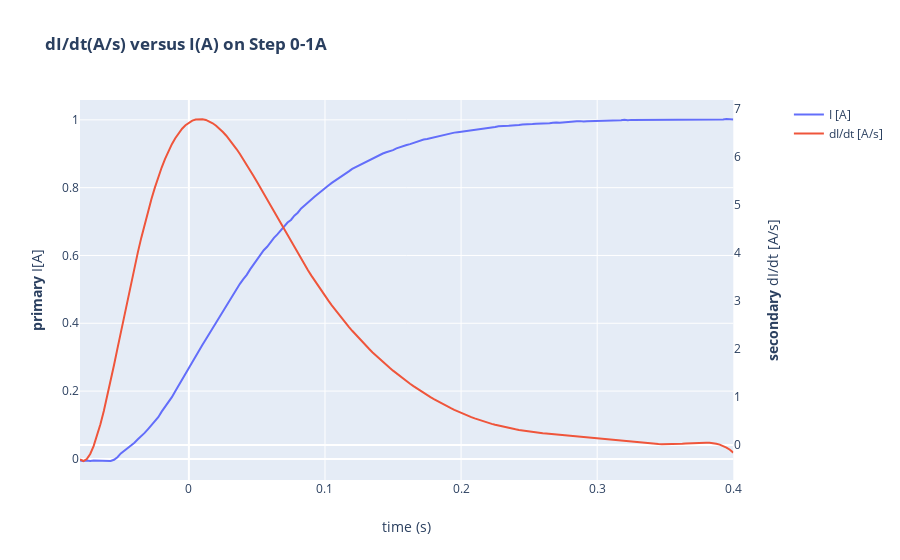

Notebook code for this chart:
### Code cell
from plotly.subplots import make_subplots

# Create figure with secondary y-axis
fig = make_subplots(specs=[[{"secondary_y": True}]])

# Add traces
fig.add_trace(
    go.Scatter(x=lista_de_dfs[0]['time(s)'], y=lista_de_dfs[0]['I(A)'], name="I [A]"),
    secondary_y=False,
)

fig.add_trace(
    go.Scatter(x=lista_de_dfs[0]['time(s)'], y=lista_de_dfs[0]['dI/dt'], name="dI/dt [A/s]"),
    secondary_y=True,
)

# Add figure title
fig.update_layout(
    title_text="<b>dI/dt(A/s) versus I(A) on Step 0-1A</b>"
)

# Set x-axis title
fig.update_xaxes(title_text="time (s)")

# Set y-axes titles
fig.update_yaxes(title_text="<b>primary</b> I[A]", secondary_y=False)
fig.update_yaxes(title_text="<b>secondary</b> dI/dt [A/s]", secondary_y=True, showgrid=False)

fig.show()

### Figure 1 — Plotly figure (JSON) as saved in the notebook; plotly's stock layout.template omitted (floating-point values rounded to 4 significant figures; data arrays with more than 128 entries replaced by an {"elided": "..."} marker saying what was removed)
{"data": [{"name": "I [A]", "type": "scatter", "x": {"elided": "193 float values"}, "xaxis": "x", "y": {"elided": "193 float values"}, "yaxis": "y"}, {"name": "dI/dt [A/s]", "type": "scatter", "x": {"elided": "193 float values"}, "xaxis": "x", "y": {"elided": "193 float values"}, "yaxis": "y2"}], "layout": {"title": {"text": "<b>dI/dt(A/s) versus I(A) on Step 0-1A</b>"}, "xaxis": {"anchor": "y", "domain": [0, 0.94], "title": {"text": "time (s)"}}, "yaxis": {"anchor": "x", "domain": [0, 1], "title": {"text": "<b>primary</b> I[A]"}}, "yaxis2": {"anchor": "x", "overlaying": "y", "showgrid": false, "side": "right", "title": {"text": "<b>secondary</b> dI/dt [A/s]"}}}}
